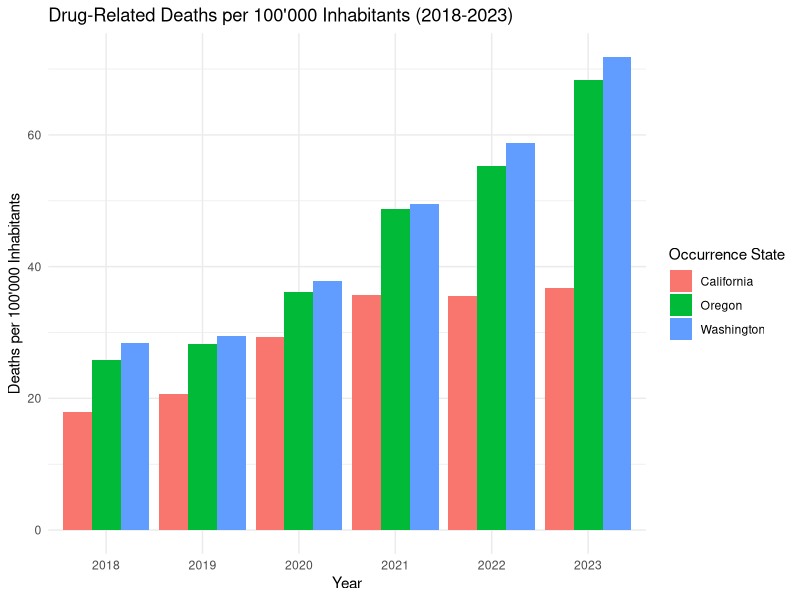
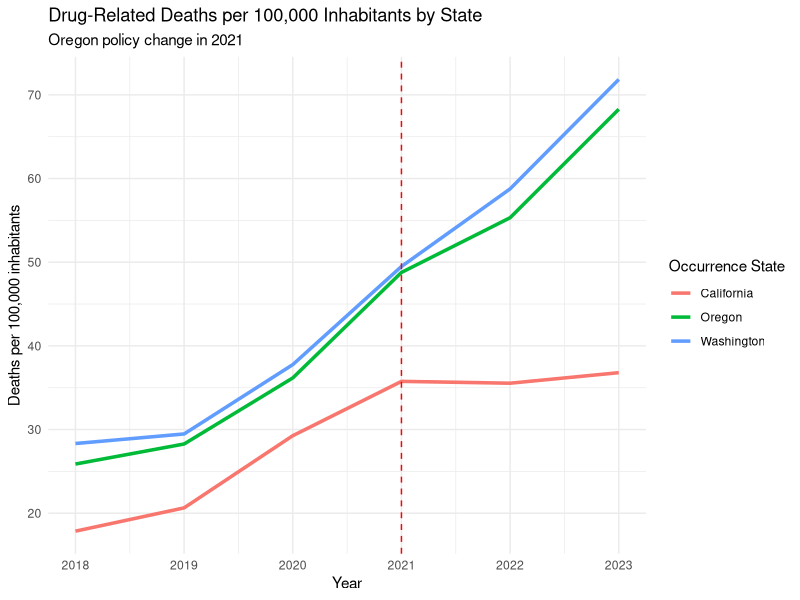
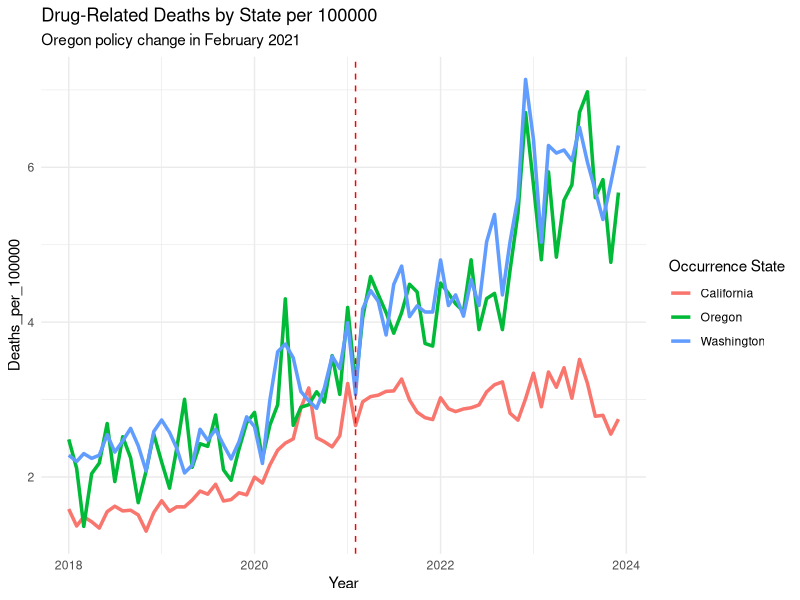
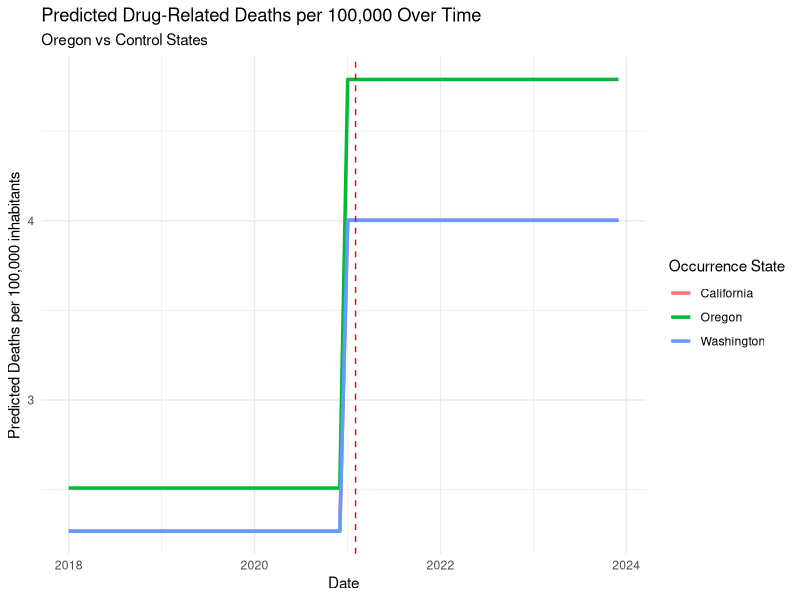
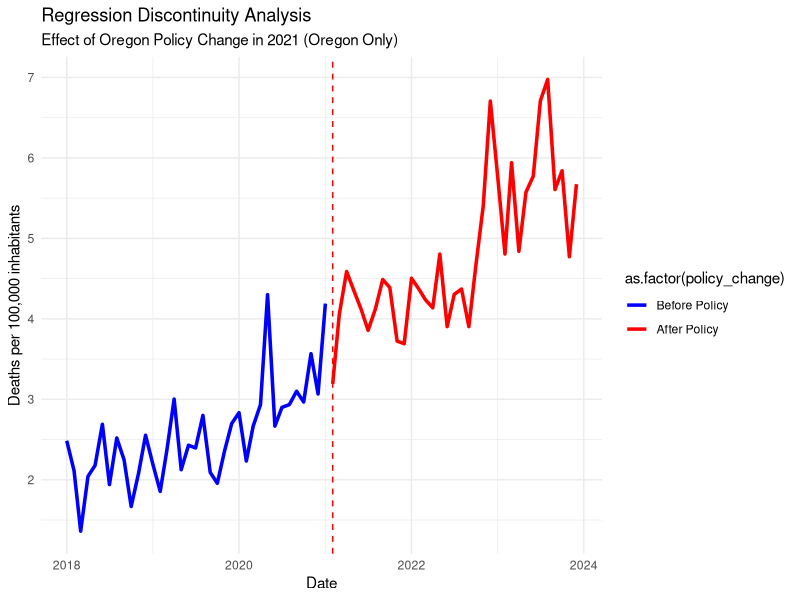
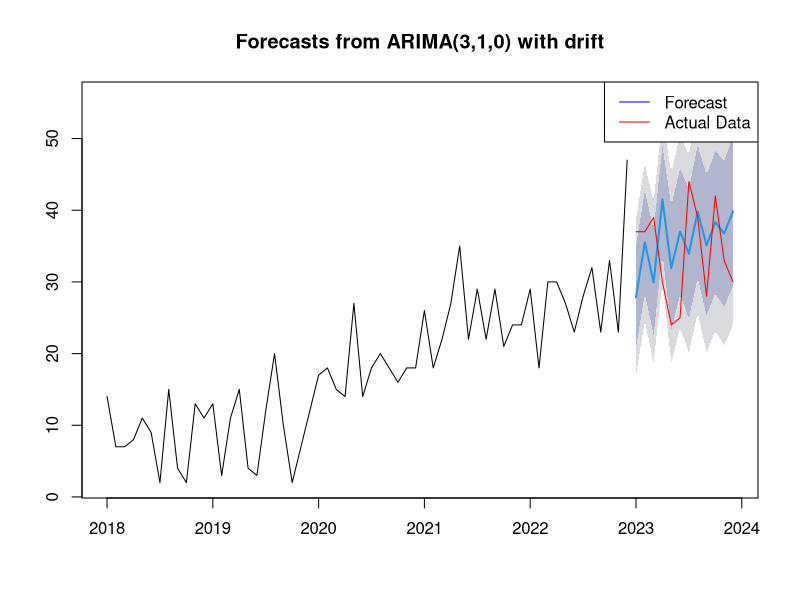
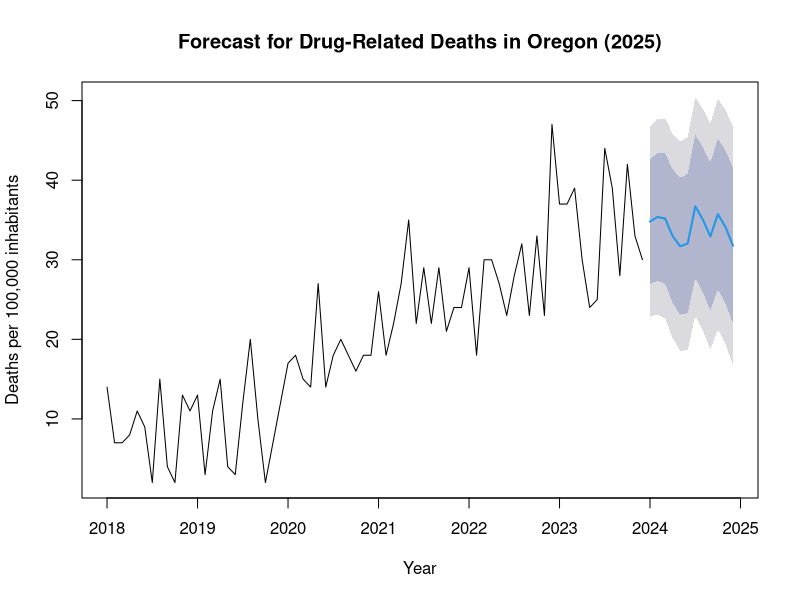

The R script that drew these images, in order:
## ---- chunk 1
knitr::opts_chunk$set(echo = TRUE)
## ---- chunk 2
library(readxl)
library(dplyr)
library(zoo)
library(lubridate)
library(ggplot2)
library(tidyr)
library(lmtest)
library(sandwich)

#globally exclude code chunks from the output
knitr::opts_chunk$set(echo = FALSE)

#globally turn on caching
knitr::opts_chunk$set(cache = TRUE)

# globally turn off warnings and messages
knitr::opts_chunk$set(warning = FALSE)
knitr::opts_chunk$set(message = FALSE)

# globally set the theme for ggplot
theme_set(theme_minimal())

#setting directory
#setwd(dirname(rstudioapi::getSourceEditorContext()$path))
getwd()
## ---- chunk 3
# load the relevant part of the Data set, exclude notes starting from row 4374
Data <- read_excel("data/Drug_related_Deaths_2018-2024.xlsx", n_max = 4374)


# Overview for the Data
head(Data, 10)
str(Data)

## ---- chunk 4
# Read population data from Excel file for each region

# Load the population data from the first range (D244:M244)
population_oregon_1 <- read_excel("data/Ca_Or_Wa Population 2010-23.xlsx", 
                                  sheet = "Oregon", 
                                  range = "D244:M244", 
                                  col_names = FALSE)  # Disable header reading

# Load the population data from the second range (Q244:T244)
population_oregon_2 <- read_excel("data/Ca_Or_Wa Population 2010-23.xlsx", 
                                  sheet = "Oregon", 
                                  range = "Q244:T244", 
                                  col_names = FALSE)  # Disable header reading

# Combine the two data frames (horizontally) into one row
population_oregon <- cbind(population_oregon_1, population_oregon_2)

# Manually set the column names (years 2010 to 2023)
colnames(population_oregon) <- 2010:2023



# Load the population data from the first range in California
population_california_1 <- read_excel("data/Ca_Or_Wa Population 2010-23.xlsx", 
                                  sheet = "California", 
                                  range = "D487:M487", 
                                  col_names = FALSE)  # Disable header reading

# Load the population data from the second range (Q487:T487)
population_california_2 <- read_excel("data/Ca_Or_Wa Population 2010-23.xlsx", 
                                  sheet = "California", 
                                  range = "Q487:T487", 
                                  col_names = FALSE)  # Disable header reading

# Combine the two data frames (horizontally) into one row
population_california <- cbind(population_california_1, population_california_2)

# Manually set the column names (years 2010 to 2023)
colnames(population_california) <- 2010:2023



# Load the population data from the first range in Washington
population_washington_1 <- read_excel("data/Ca_Or_Wa Population 2010-23.xlsx", 
                                  sheet = "Washington", 
                                  range = "D286:M286", 
                                  col_names = FALSE)  # Disable header reading

# Load the population data from the second range 
population_washington_2 <- read_excel("data/Ca_Or_Wa Population 2010-23.xlsx", 
                                  sheet = "Washington", 
                                  range = "Q286:T286", 
                                  col_names = FALSE)  # Disable header reading

# Combine the two data frames (horizontally) into one row
population_washington <- cbind(population_washington_1, population_washington_2)

# Manually set the column names (years 2010 to 2023)
colnames(population_washington) <- 2010:2023


# Combine population data into a single data frame with an added column for state
population_data <- bind_rows(
  population_oregon %>% mutate(State = "Oregon"),
  population_washington %>% mutate(State = "Washington"),
  population_california %>% mutate(State = "California")
)


# Remove the temporary variables from the environment
rm(population_oregon_1, population_oregon_2, population_washington_1, 
   population_washington_2, population_california_1, population_california_2,
   population_oregon, population_washington, population_california)

# Convert wide format to long format
population_data <- population_data %>%
  pivot_longer(cols = -State,    # All columns except 'State'
               names_to = "year",   # The new column for years
               values_to = "population_count")  # The new column for population counts

#Convert year column to numeric
population_data$year <- as.numeric(population_data$year)  

## ---- chunk 5

# look into Notes
unique(Data$Notes)

# only NA's so we delete this column
Data <- Data %>% select(-Notes)

# look into Dates
unique(Data$Month)

# Delete Row Sep., 2024 since the data is not complete
Data <- Data[Data$Month != "Sep., 2024 (provisional and partial)", ]

# Create column Provisional (TRUE/FALSE) based on the col Month '(provisional)'
Data$Provisional <- grepl("\\(provisional\\)", Data$Month)

# Delete " (provisional)" from the Date
####Data$Month <- gsub(" \\(provisional\\)", "", Data$Month)

# Convert into Date Variable
####Data$Month <- as.yearmon(Data$Month, format = "%b., %Y")
Data <- Data %>%
  #mutate(`Month` = as.yearmon(`Month Code`, format = "%Y/%m"))
    mutate(`Month` = ym(`Month Code`))


#### look into Deaths
#### Data$Deaths

# count of "Suppressed"
sum(Data$Deaths == "Suppressed")

# Some of the numbers are "Suppressed" this means that there are between 1 and 9 cases
# To use Deaths as a number we can leave them as NA's or substitute by a random number between 1 and 9

# Set seed for reproducibility if needed
set.seed(23)  

# Replace "Suppressed" in the Death column with a random number between 1 and 9
Data$Deaths <- ifelse(Data$Deaths == "Suppressed", sample(1:9, sum(Data$Deaths == "Suppressed"), replace = TRUE), Data$Deaths)
Data$Deaths <- as.numeric(Data$Deaths)

summary(Data)
sum(Data$Deaths == "Suppressed")
# Delete all columns that end on Code, they are duplicates of the other columns
Data <- Data[, !grepl("Code$", names(Data))]

# Filters the data to only include drug-induced deaths (removes alcohol-induced and non-drug related deaths)
Data <- Data %>% filter(`UCD - Drug/Alcohol Induced` == "Drug-induced causes")

glimpse(Data)
## ---- chunk 6

# Filter the data for each complete years 2018 to 2023 and make sure to use only durg induced cases
Data_18_23 <- Data %>%
  filter(`Month` >= ym("2018-01") & `Month` <= ym("2023-12"))

# Group the data by occurrence state and year, then sum deaths per year
Data_18_23 <- Data_18_23 %>%
  group_by(`Occurrence State`, year = year(`Month`)) %>%
  summarise(Deaths = sum(Deaths))

# Merge the death data with population data by state and year
Data_with_population <- Data_18_23 %>%
  left_join(population_data, by = c("Occurrence State" = "State", "year" = "year"))

# Calculate deaths per 100,000 inhabitants for each year
Data_with_population <- Data_with_population %>%
  mutate(Deaths_per_100000 = (Deaths / population_count) * 100000)


# Plot the number of deaths per 10,000 inhabitants for each year and state
ggplot(Data_with_population, aes(x = factor(year), y = Deaths_per_100000, fill = `Occurrence State`)) +
  geom_bar(stat = "identity", position = "dodge") +
  labs(title = "Drug-Related Deaths per 100'000 Inhabitants (2018-2023)",
       x = "Year",
       y = "Deaths per 100'000 Inhabitants")


# Plot the trends over time for each state per year
ggplot(Data_with_population, aes(x = year, y = Deaths_per_100000, color = `Occurrence State`)) +
  geom_line(linewidth = 1.2) +
  geom_vline(xintercept = 2021, linetype = "dashed", color = "red") +  # Mark the policy change
  labs(title = "Drug-Related Deaths per 100,000 Inhabitants by State",
       subtitle = "Oregon policy change in 2021",
       x = "Year", y = "Deaths per 100,000 inhabitants")
## ---- chunk 7

# Filter the data for each complete month in 2018 to 2023 
Data_monthly <- Data %>%
  filter(`Month` >= ym("2018-01") & `Month` <= ym("2023-12"))

# Group the data by occurrence state and month, then sum deaths per month
Data_monthly <- Data_monthly %>%
  group_by(`Occurrence State`, year = year(`Month`), month = month(`Month`)) %>%
  summarise(Deaths = sum(Deaths))


# Merge the death data with population data by state and year
Data_monthly <- Data_monthly %>%
  left_join(population_data, by = c("Occurrence State" = "State", "year" = "year"))

# Calculate deaths per 100,000 inhabitants for each year
Data_monthly <- Data_monthly  %>%
  mutate(Deaths_per_100000 = (Deaths / population_count) * 100000)


# Create 'treatment' and 'post_policy' variables
Data_monthly <- Data_monthly %>%
  mutate(
    treatment = ifelse(`Occurrence State` == "Oregon", 1, 0),  # 1 for Oregon, 0 for California/Washington
    post_policy = ifelse(year >= 2021, 1, 0),  # 1 for years 2021 and later
    interaction = treatment * post_policy  # Interaction term for DiD
  )

# Create a new date column by combining year and month
Data_monthly <- Data_monthly %>%
  mutate(date = ym(paste(year, month, sep = "-")))  # Combine year and month into a date


# Difference-in-Differences (DiD) regression model with Deaths_per_100000

did_model <- lm(Deaths_per_100000 ~ treatment + post_policy + interaction, data = Data_monthly)
summary(did_model)

# Robust standard errors to handle heteroscedasticity
coeftest(did_model, vcov = vcovHC(did_model, type = "HC1"))

## ---- chunk 8

# Plot the trends over time for each state
ggplot(Data_monthly, aes(x = date, y = Deaths_per_100000, color = `Occurrence State`)) +
  geom_line(linewidth = 1.2) +
  geom_vline(xintercept = as.Date("2021-02-01"), linetype = "dashed", color = "red") +  # Mark the policy change
  labs(title = "Drug-Related Deaths by State per 100000",
       subtitle = "Oregon policy change in February 2021",
       x = "Year", y = "Deaths_per_100000")


# Generate predicted values based on the model
Data_monthly$predicted <- predict(did_model, newdata = Data_monthly)

# Visualize the predicted trends
ggplot(Data_monthly, aes(x = date, y = predicted, color = `Occurrence State`)) +
  geom_line(linewidth = 1.2) +
  geom_vline(xintercept = as.Date("2021-02-01"), linetype = "dashed", color = "red") +  # Mark the policy change
  labs(title = "Predicted Drug-Related Deaths per 100,000 Over Time",
       subtitle = "Oregon vs Control States",
       x = "Date", y = "Predicted Deaths per 100,000 inhabitants")
## ---- chunk 9
# Regression Discontinuity Analysis: To further validate the DiD results

# Filter the data for the entire period from 2018 to 2023
Data_RD <- Data_monthly %>%
  filter(date >= as.Date("2018-01-01") & date <= as.Date("2023-12-01") & `Occurrence State` == "Oregon")

# Create a binary variable for the policy change
Data_RD <- Data_RD %>%
  mutate(policy_change = ifelse(date >= as.Date("2021-02-01"), 1, 0))

# Fit a regression model to estimate the effect of the policy change
rd_model <- lm(Deaths_per_100000 ~ policy_change, data = Data_RD)
summary(rd_model)

# Robust standard errors to handle heteroscedasticity
coeftest(rd_model, vcov = vcovHC(rd_model, type = "HC1"))

# Plot the regression discontinuity analysis
ggplot(Data_RD, aes(x = date, y = Deaths_per_100000, color = as.factor(policy_change))) +
  geom_line(linewidth = 1.2) +
  geom_vline(xintercept = as.Date("2021-02-01"), linetype = "dashed", color = "red") +  # Mark the policy change
  # Legend
  scale_color_manual(values = c("0" = "blue", "1" = "red"), labels = c("Before Policy", "After Policy")) +
  labs(title = "Regression Discontinuity Analysis",
       subtitle = "Effect of Oregon Policy Change in 2021 (Oregon Only)",
       x = "Date", y = "Deaths per 100,000 inhabitants")

## ---- chunk 10
# Make a Difference-in-Differences model for the years 2018-2020 as a placebo test
Data_placebo <- Data_monthly %>%
  filter(date >= as.Date("2018-01-01") & date <= as.Date("2020-12-01"))

# Create 'treatment' and 'post_policy' variables for the placebo test
Data_placebo <- Data_placebo %>%
  mutate(
    treatment = ifelse(`Occurrence State` == "Oregon", 1, 0),  # 1 for Oregon, 0 for California/Washington
    post_policy = ifelse(year >= 2019, 1, 0),  # 1 for years 2019 and later
    interaction = treatment * post_policy  # Interaction term for DiD
  )

# Difference-in-Differences (DiD) model for the placebo test
did_model_placebo <- lm(Deaths_per_100000 ~ treatment + post_policy + interaction, data = Data_placebo)
summary(did_model_placebo)

# Robust standard errors for the placebo test
coeftest(did_model_placebo, vcov = vcovHC(did_model_placebo, type = "HC1"))
## ---- chunk 11
# Assuming data is loaded into a dataframe `Data`
library(dplyr)
library(forecast)

# Filter the data for Oregon and clean it
data_oregon <- Data %>%
  filter(`Occurrence State` == "Oregon") %>%
  filter(!Deaths == "Suppressed") %>%   # Handle suppressed values (remove them for now)
  mutate(Deaths = as.numeric(Deaths),    # Convert Deaths to numeric
         date = as.Date(paste0(Month, "-01")))  # Create a proper date column

# Create a time series object for Oregon deaths
ts_oregon <- ts(data_oregon$Deaths, start = c(2018, 1), frequency = 12)

# Split the data for training (2018-2022) and validation (2023)
train_ts <- window(ts_oregon, end = c(2022, 12))
valid_ts <- window(ts_oregon, start = c(2023, 1), end = c(2023, 12))
full_train_ts <- window(ts_oregon, end = c(2023, 12))

# Fit an ARIMA model (or other model)
arima_model <- auto.arima(train_ts)
full_arima_model <- auto.arima(full_train_ts)

# Forecast for the validation period (2023-2024)
forecast_2023_2024 <- forecast(arima_model, h = 12)

# Plot the forecast against the actual validation data
plot(forecast_2023_2024)
lines(valid_ts, col = "red")  # Add the actual data for comparison
legend("topright", legend = c("Forecast", "Actual Data"), col = c("blue", "red"), lty = 1)

# compute the accuracy of the model
accuracy(forecast_2023_2024, valid_ts)

# After validating the model, forecast for 2025
forecast_2025 <- forecast(full_arima_model, h = 12)

# Plot the forecast for 2025
plot(forecast_2025, main = "Forecast for Drug-Related Deaths in Oregon (2025)",
     xlab = "Year", ylab = "Deaths per 100,000 inhabitants")
